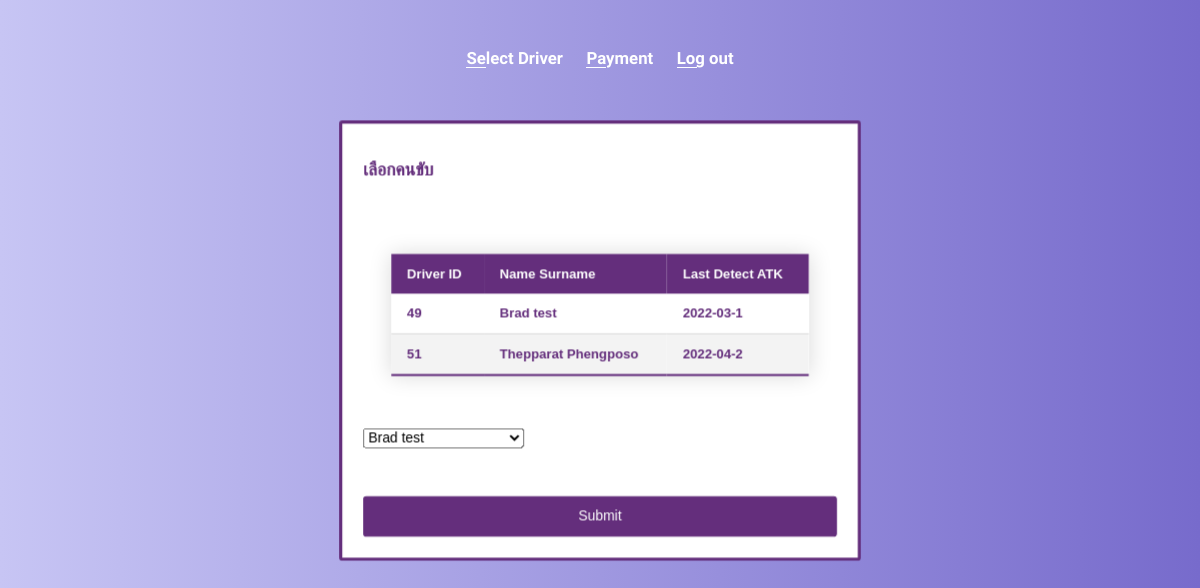
Page /SendIP/selectdriver.php on the committed database.
### tables this page shows
CREATE TABLE `driver` (
  `Driver_ID` int(1) NOT NULL,
  `Driver_Name` varchar(19) DEFAULT NULL,
  `Driver_Tel` varchar(13) DEFAULT NULL,
  `Driver_Address` varchar(103) DEFAULT NULL,
  `Driver_WorkPlace` varchar(13) DEFAULT NULL,
  `Driver_Password` varchar(20) NOT NULL,
  `ATK_ID` int(1) DEFAULT NULL,
  `Vaccine_ID` int(1) DEFAULT NULL,
  `Licence_ID` int(1) DEFAULT NULL,
  `Problem_ID` int(1) DEFAULT NULL
);

CREATE TABLE `atk` (
  `ATK_ID` int(4) NOT NULL,
  `ATK_DetectPlace` varchar(28) DEFAULT NULL,
  `ATK_DetectDate` varchar(9) DEFAULT NULL,
  `ATK_InfectedHistory` int(1) DEFAULT NULL,
  `ATK_DetectResult` int(1) DEFAULT NULL
);

### SendIP/selectdriversql.php (called while the page is built)
<?php
    include "connect_mysql.php";
    $sql = "SELECT Driver.Driver_ID, Driver.Driver_Name, ATK.ATK_DetectDate FROM ATK INNER JOIN Driver ON ATK.ATK_ID = Driver.ATK_ID";
    $result = $conn->query($sql);
    ?>

### SendIP/selectdriver.php (the view, shortened to what this page needs)
<!DOCTYPE html>
<html lang="en">
<head>
    <link rel="stylesheet" href="./css/style2.css">
</head>
<body>
    <ul class="nav">
		<a href="./selectdriver.php"><li>Select Driver</li></a>
		<a href="./payment.php"><li>Payment</li></a>
		<a href="./login.php"><li>Log out</li></a>
	</ul>
    <div class="wrapper">
		  <div class="rec-prism">
			<div class="face face-front">
			  <div class="content">
				<h2>เลือกคนขับ</h2>
		<center>
		<h1><table>
			<thead>
				<tr>
					<th>Driver ID</th>
					<th>Name Surname</th>
					<th>Last Detect ATK</th>
				</tr>
			</thead>
			<tbody>
						<?php
				include "selectdriversql.php";
				while($row = $result->fetch_assoc()) {
					$field1name = $row["Driver_ID"];
					$field2name = $row["Driver_Name"];
					$field3name = $row["ATK_DetectDate"];
					echo
					'<tr >
							<td>'.$field1name.'</td>
							<td>'.$field2name.'</td>
							<td>'.$field3name.'</td>
					</tr><br>'
					;
				}
				?>
			</tbody>
		</table><br></h1></center>
		<form action="map.php" method="post">
			<select name="selecteddriver">
			<?php
        include "selectdriversql.php";
        while($row = $result->fetch_assoc()) {
            $id = $row["Driver_ID"];
            $name = $row["Driver_Name"];
    echo '<option value="'.$id.'">'.$name.'</option>';
        }
        ?>
			</select>
			<br><br>
			 <div class="field-wrapper">
				<button type="submit">Submit</button>
			</div>
		</form>
</body>
</html>

### SendIP/css/style2.css (style rules this page uses)
* { box-sizing: border-box; }
body { font-family: Raleway, sans-serif; font-family: 'Bai Jamjuree', sans-serif; font-size: 14px; background: linear-gradient(90deg, #C7C5F4, #776BCC); padding: 20px; text-align: center; }
.wrapper { width: 500px; height: 350px; margin: 60px auto; perspective: 600px; text-align: left; }
.rec-prism { width: 100%; height: 100%; position: relative; transform-style: preserve-3d; transform: translateZ(-100px); transition: transform 0.5s ease-in; }
.face { position: absolute; width: 500px; padding: 20px; background: #fff; border: 3px solid #642e7c; border-radius: 3px; }
.face .content { color: #666; }
.face .content h2 { font-size: 1.2em; color: #642e7c; }
.face .content .field-wrapper { margin-top: 30px; position: relative; }
.face .content .field-wrapper input[type=email], .face .content .field-wrapper input[type=tel], .face .content .field-wrapper input[type=text], .face .content .field-wrapper input[type=password], .face .content .field-wrapper button[type=submit], .face .content .field-wrapper textarea { -webkit-appearance: none; appearance: none; }
.face .content .field-wrapper button[type=submit] { -webkit-appearance: none; appearance: none; cursor: pointer; width: 100%; background: #642e7c;; line-height: 2em; color: #fff; border: 1px solid #642e7c; border-radius: 3px; padding: 5px; }
.face-front { transform: rotateY(0deg) translateZ(125px); }
h1 { font-size: 1.0em; color: #642e7c; }
.nav { margin: 20px 0; padding: 0; }
.nav li { display: inline-block; list-style-type: none; font-size: 1.2em; margin: 0 10px; color: #fff; font-weight: bold; position: relative; cursor: pointer; }
.nav li:after { content: ""; position: absolute; bottom: 0; left: 0; width: 20px; border-bottom: 1px solid #fff; transition: all ease-in 0.25s; }
table { border-collapse: collapse; margin: 25px 0; font-size: 0.9em; font-family: sans-serif; min-width: 400px; box-shadow: 0 0 20px rgba(0, 0, 0, 0.15); }
table thead tr { background-color: #642e7c; color: #ffffff; text-align: left; }
table th, table td { padding: 12px 15px; }
table tbody tr { border-bottom: 1px solid #dddddd; }
table tbody tr:nth-of-type(even) { background-color: #f3f3f3; }
table tbody tr:last-of-type { border-bottom: 2px solid #642e7c; }

### rows in the picture
driver: Driver_ID "49", Driver_Name "Brad test", ATK_ID.ATK_DetectDate "2022-03-1"
driver: Driver_ID "51", Driver_Name "Thepparat Phengposo", ATK_ID.ATK_DetectDate "2022-04-2"

### other values in the picture
form field selecteddriver "Brad test"
